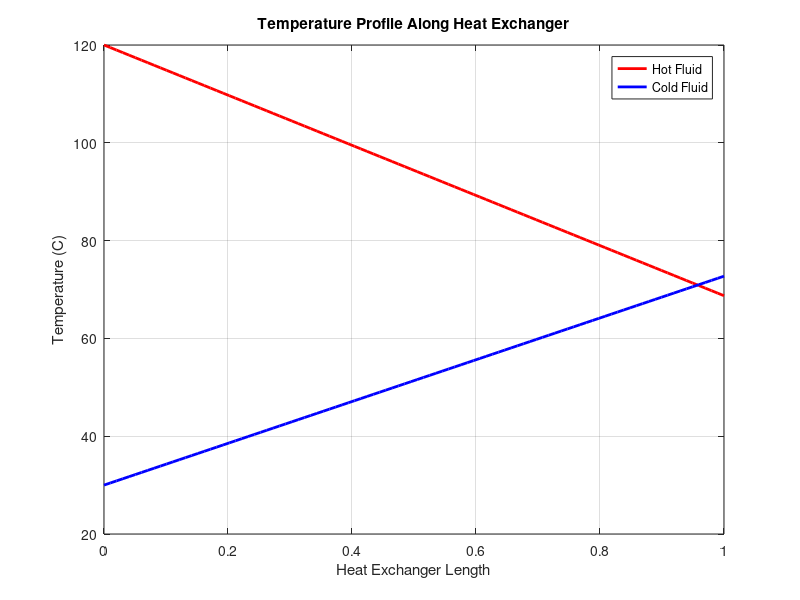

This figure's MATLAB source:
clear
clc
close all

%% Heat Exchanger Performance Using NTU Method

m_hot = 1;          
m_cold = 1.2;       

Cp_hot = 4180;      
Cp_cold = 4180;

Th_in = 120;        
Tc_in = 30;        

U = 500;            
A = 10;             

C_hot = m_hot * Cp_hot;
C_cold = m_cold * Cp_cold;

C_min = min(C_hot, C_cold);
C_max = max(C_hot, C_cold);

Cr = C_min / C_max;

NTU=(U*A)/C_min;

effectiveness=(1 - exp(-NTU*(1-Cr))) / (1 - Cr*exp(-NTU*(1-Cr)));

Q=effectiveness * C_min * (Th_in - Tc_in);

Th_out = Th_in - Q/C_hot;
Tc_out = Tc_in + Q/C_cold;

disp(['Heat Transfer Rate (W): ', num2str(Q)])
disp(['Hot Outlet Temp (C): ', num2str(Th_out)])
disp(['Cold Outlet Temp (C): ', num2str(Tc_out)])


%% Temperature Profile Along Heat Exchanger
x = linspace(0,1,100);

Th_profile = Th_in - (Th_in - Th_out)*x;
Tc_profile = Tc_in + (Tc_out - Tc_in)*x;

figure
plot(x,Th_profile,'r','LineWidth',2)
hold on
plot(x,Tc_profile,'b','LineWidth',2)

xlabel('Heat Exchanger Length')
ylabel('Temperature (C)')
title('Temperature Profile Along Heat Exchanger')

legend('Hot Fluid','Cold Fluid')
grid on


%% LMTD Method

deltaT1=Th_in - Tc_out;
deltaT2=Th_out - Tc_in;

LMTD=(deltaT1 - deltaT2) / log(deltaT1/deltaT2);

Q_LMTD=U*A*LMTD;

disp(['LMTD (C): ', num2str(LMTD)])
disp(['Heat Transfer Rate using LMTD (W): ', num2str(Q_LMTD)])
